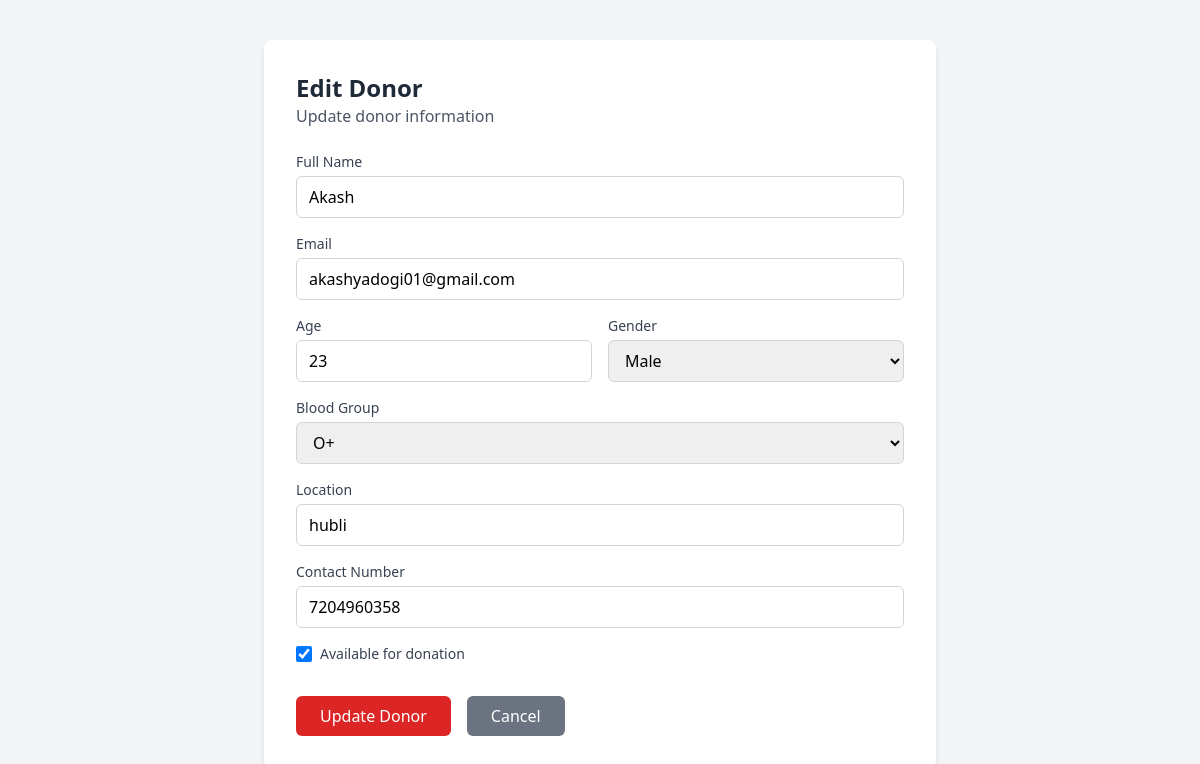
Page /admin/edit-donor/1 (signed in) on the earlier database version.
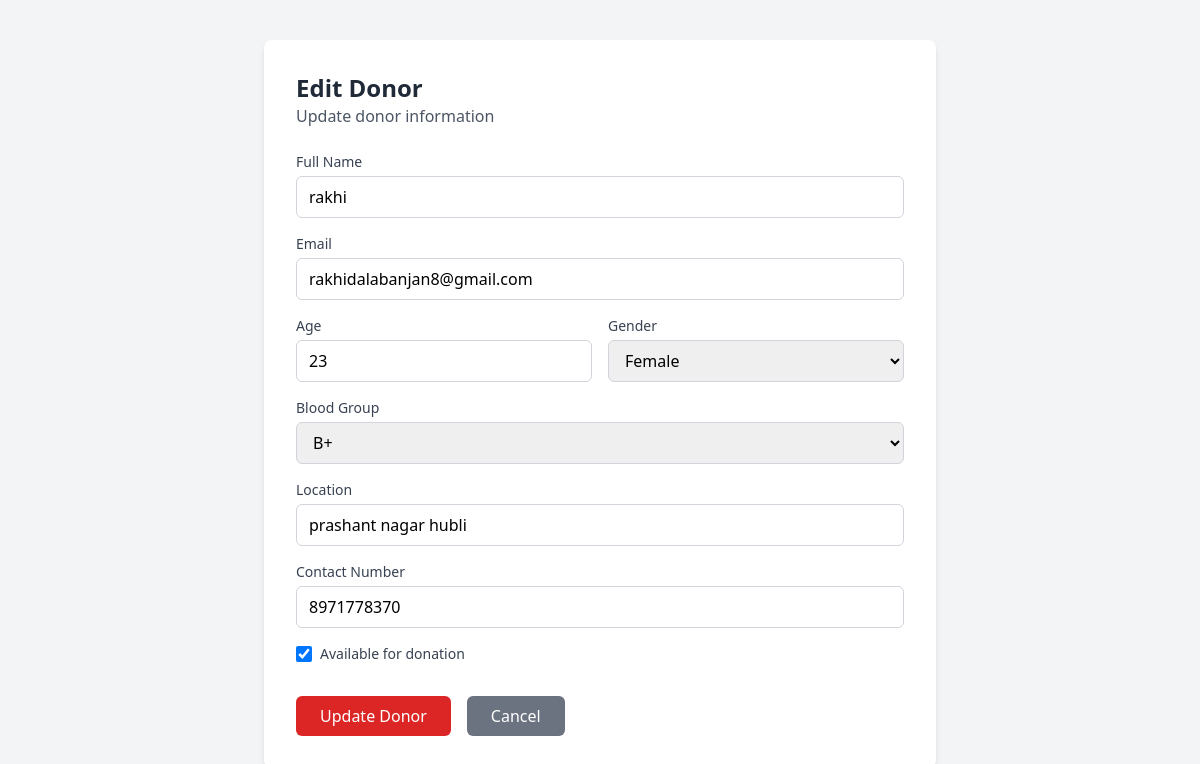
Same page on the later database version.
### app.py (models this page shows)
class Donor(db.Model):
    id = db.Column(db.Integer, primary_key=True)
    name = db.Column(db.String(100), nullable=False)
    email = db.Column(db.String(100), unique=True, nullable=False)
    password = db.Column(db.String(200), nullable=False)
    age = db.Column(db.Integer, nullable=False)
    gender = db.Column(db.String(10), nullable=False)
    blood_group = db.Column(db.String(5), nullable=False)
    location = db.Column(db.String(200), nullable=False)
    contact = db.Column(db.String(20), nullable=False)
    availability = db.Column(db.Boolean, default=True)

### app.py (the view, shortened to what this page needs)
@app.route('/admin/edit-donor/<int:donor_id>', methods=['GET', 'POST'])
def admin_edit_donor(donor_id):
    if session.get('role') != 'admin':
        return redirect('/')
    donor = Donor.query.get_or_404(donor_id)
    return render_template('admin_edit_donor.html', donor=donor)

### templates/admin_edit_donor.html (shortened to what this page needs)
<!DOCTYPE html>
<html lang="en">
<head>
    <script src="https://cdn.tailwindcss.com"></script>
</head>
<body class="bg-gray-100 min-h-screen">
    <div class="max-w-2xl mx-auto py-10">
        <div class="bg-white rounded-lg shadow-md p-8">
            <div class="mb-6">
                <h1 class="text-2xl font-bold text-gray-800">Edit Donor</h1>
                <p class="text-gray-600">Update donor information</p>
            </div>
            <form method="POST" class="space-y-4">
                <div>
                    <label class="block text-sm font-medium text-gray-700 mb-1">Full Name</label>
                    <input type="text" name="name" value="{{ donor.name }}" required
                           class="w-full px-3 py-2 border border-gray-300 rounded-md focus:outline-none focus:ring-2 focus:ring-red-500">
                </div>
                <div>
                    <label class="block text-sm font-medium text-gray-700 mb-1">Email</label>
                    <input type="email" name="email" value="{{ donor.email }}" required
                           class="w-full px-3 py-2 border border-gray-300 rounded-md focus:outline-none focus:ring-2 focus:ring-red-500">
                </div>
                <div class="grid grid-cols-2 gap-4">
                    <div>
                        <label class="block text-sm font-medium text-gray-700 mb-1">Age</label>
                        <input type="number" name="age" value="{{ donor.age }}" required min="18" max="65"
                               class="w-full px-3 py-2 border border-gray-300 rounded-md focus:outline-none focus:ring-2 focus:ring-red-500">
                    </div>
                    <div>
                        <label class="block text-sm font-medium text-gray-700 mb-1">Gender</label>
                        <select name="gender" required
                                class="w-full px-3 py-2 border border-gray-300 rounded-md focus:outline-none focus:ring-2 focus:ring-red-500">
                            <option value="Male" {{ 'selected' if donor.gender == 'Male' else '' }}>Male</option>
                            <option value="Female" {{ 'selected' if donor.gender == 'Female' else '' }}>Female</option>
                        </select>
                    </div>
                </div>
                <div>
                    <label class="block text-sm font-medium text-gray-700 mb-1">Blood Group</label>
                    <select name="blood_group" required
                            class="w-full px-3 py-2 border border-gray-300 rounded-md focus:outline-none focus:ring-2 focus:ring-red-500">
                        <option value="B+" {{ 'selected' if donor.blood_group == 'B+' else '' }}>B+</option>
                        <option value="O+" {{ 'selected' if donor.blood_group == 'O+' else '' }}>O+</option>
                    </select>
                </div>
                <div>
                    <label class="block text-sm font-medium text-gray-700 mb-1">Location</label>
                    <input type="text" name="location" value="{{ donor.location }}" required
                           placeholder="City, State, Pincode"
                           class="w-full px-3 py-2 border border-gray-300 rounded-md focus:outline-none focus:ring-2 focus:ring-red-500">
                </div>
                <div>
                    <label class="block text-sm font-medium text-gray-700 mb-1">Contact Number</label>
                    <input type="tel" name="contact" value="{{ donor.contact }}" required
                           class="w-full px-3 py-2 border border-gray-300 rounded-md focus:outline-none focus:ring-2 focus:ring-red-500">
                </div>
                <div class="flex items-center">
                    <input type="checkbox" name="availability" id="availability"
                           {{ 'checked' if donor.availability else '' }}
                           class="h-4 w-4 text-red-600 focus:ring-red-500 border-gray-300 rounded">
                    <label for="availability" class="ml-2 text-sm text-gray-700">Available for donation</label>
                </div>
                <div class="flex space-x-4 pt-4">
                    <button type="submit"
                            class="bg-red-600 text-white px-6 py-2 rounded-md hover:bg-red-700 focus:outline-none focus:ring-2 focus:ring-red-500">
                        Update Donor
                    </button>
                    <a href="/admin-dashboard#donors-section"
                       class="bg-gray-500 text-white px-6 py-2 rounded-md hover:bg-gray-600 focus:outline-none focus:ring-2 focus:ring-gray-500">
                        Cancel
                    </a>
                </div>
            </form>
        </div>
    </div>
</body>
</html>

Differences in the rows shown:
changed Donor: name "Akash" → "rakhi"; email "akashyadogi01@gmail.com" → "rakhidalabanjan8@gmail.com"; location "hubli" → "prashant nagar hubli"; contact "7204960358" → "8971778370"
Other differences:
form field gender: "Male" → "Female"
form field blood_group: "O+" → "B+"
